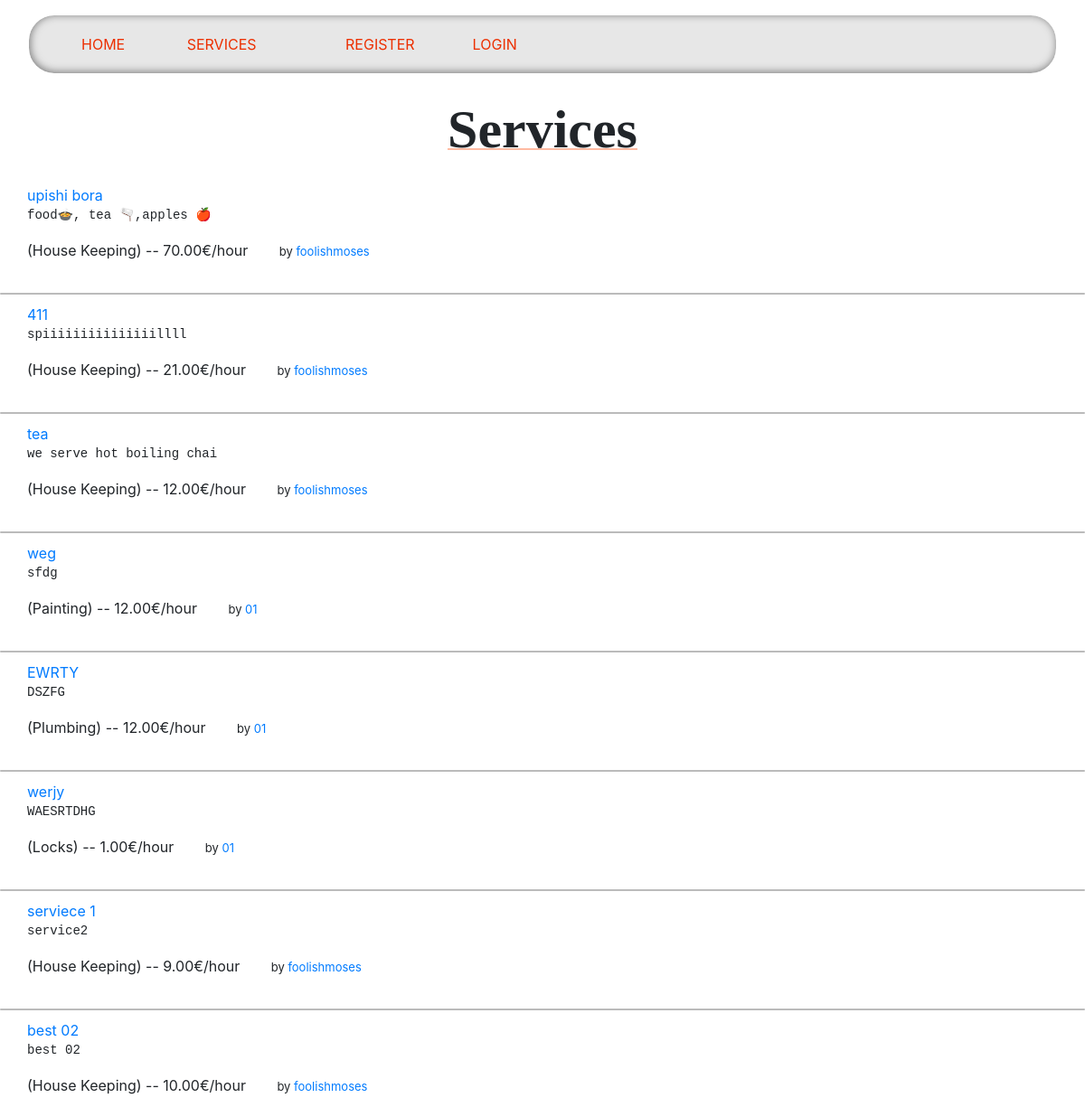
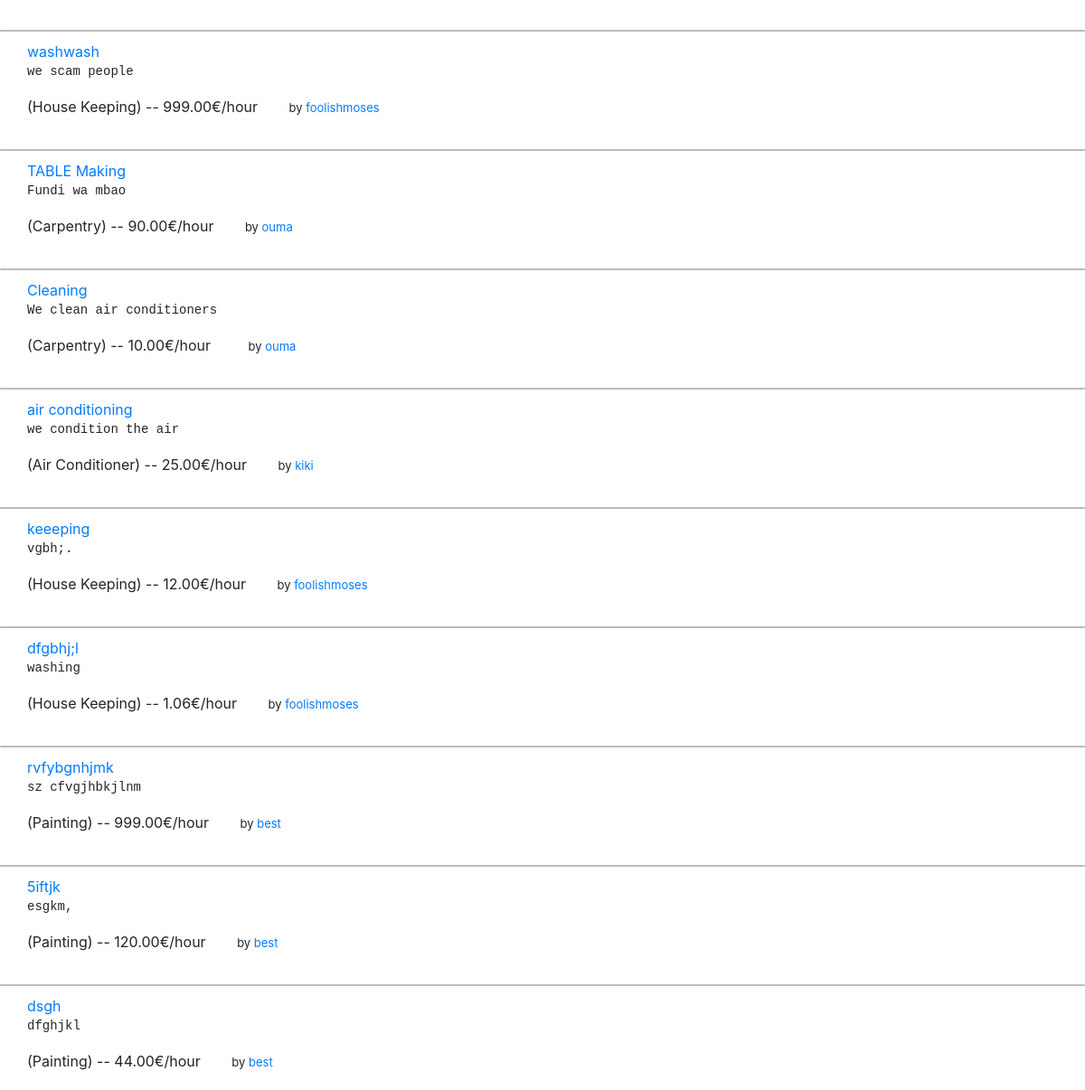
Page /services/ on the committed database (2 pictures, top to bottom).
### services/models.py (models this page shows, shortened)
class Service(models.Model):
    company = models.ForeignKey(Company, on_delete=models.CASCADE)
    name = models.CharField(max_length=40)
    description = models.TextField()
    price_hour = models.DecimalField(decimal_places=2, max_digits=100)
    rating = models.IntegerField(validators=[MinValueValidator(
        0), MaxValueValidator(5)], default=0)
    choices = (
        ('Air Conditioner', 'Air Conditioner'),
        ('Carpentry', 'Carpentry'),
        ('Electricity', 'Electricity'),
        ('Gardening', 'Gardening'),
        ('Home Machines', 'Home Machines'),
        ('House Keeping', 'House Keeping'),
        ('Interior Design', 'Interior Design'),
        ('Locks', 'Locks'),
        ('Painting', 'Painting'),
        ('Plumbing', 'Plumbing'),
        ('Water Heaters', 'Water Heaters'),
    )
    field = models.CharField(max_length=30, blank=False,
                             null=False, choices=choices)
    date = models.DateTimeField(auto_now=True, null=False)

### users/models.py (models this page shows, shortened)
class Company(models.Model):
    user = models.OneToOneField(
        User, on_delete=models.CASCADE, primary_key=True)
    field = models.CharField(max_length=70, choices=(('Air Conditioner', 'Air Conditioner'),
                                                     ('All in One', 'All in One'),
                                                     ('Carpentry', 'Carpentry'),
                                                     ('Electricity',
                                                      'Electricity'),
                                                     ('Gardening', 'Gardening'),
                                                     ('Home Machines',
                                                      'Home Machines'),
                                                     ('House Keeping',
                                                      'House Keeping'),
                                                     ('Interior Design',
                                                      'Interior Design'),
                                                     ('Locks', 'Locks'),
                                                     ('Painting', 'Painting'),
                                                     ('Plumbing', 'Plumbing'),
                                                     ('Water Heaters', 'Water Heaters')), blank=False, null=False)
    rating = models.IntegerField(
        validators=[MaxValueValidator(5), MinValueValidator(0)], default=0)

class User(AbstractUser):
    is_company = models.BooleanField(default=False)
    is_customer = models.BooleanField(default=False)
    email = models.EmailField(unique=True)
    USERNAME_FIELD = 'email'
    REQUIRED_FIELDS = ['username']
    def __str__(self):
        return self.username

### services/views.py (the view)
# urls.py: path('', views.service_list, name='services_list'),
def service_list(request):
    services = Service.objects.all().order_by("-date")
    return render(request, 'services/list.html', {'services': services})

### services/templates/services/list.html (shortened to what this page needs)
{% extends 'main/base.html' %}
{% block content %}
    <p class="title">Services</p>
    <div class="services_list">
        {% if services %}
            {% for service in services.all %}
                <div style="display: ruby;">
                    <div class="service_list_info">
                        <li>
                            <a href="/services/{{ service.id }}">
                                {{ service.name }}
                                <pre>{{ service.description }}</pre>
                            </a> ({{ service.field }}) -- {{ service.price_hour }}€/hour
                        </li>
                    </div>
                    <p style="display: block; margin: 0; float: right; font-size: small; margin-right: 30px;">
                        by <a href="/company/{{ service.company.user }}">{{ service.company.user }}</a>
                    </p>
                </div>
                {% if forloop.counter != services.all|length %}
                    <div class="line"></div>
                {% endif %}
            {% endfor %}
        {% else %}
            <h2>Sorry, no services available yet.</h2>
        {% endif %}
    </div>
{% endblock %}

### static/css/style.css (style rules this page uses)
body { background: #292929; font-family: 'Lexend Exa', sans-serif; padding: 0; margin: 0; }
a { color: #ee5e4b; text-decoration: none; }
.title { text-align: center; font-family: 'Times New Roman', Times, serif; font-size: 60px; font-weight: bold; text-decoration: 2px underline; text-decoration-color: rgba(255, 68, 0, 0.37); }
.services_list { padding: 0; margin-bottom: 20px; }
pre { display: none; }
.service_list_info { padding: 0 30px; }
.service_list_info li { list-style-type: none; }
.line { width: 100%; margin: 0 auto; height: 2px; background-color: #00000044; border-radius: 20px; margin-bottom: 10px; margin-top: 35px; }

### rows in the picture
Service: name "upishi bora", description "food🍲, tea 🫗,apples 🍎", field "House Keeping", price_hour "70.00", company.user "foolishmoses"
Service: name "411", description "spiiiiiiiiiiiiiiillll", field "House Keeping", price_hour "21.00", company.user "foolishmoses"
Service: name "tea", description "we serve hot boiling chai", field "House Keeping", price_hour "12.00", company.user "foolishmoses"
Service: name "weg", description "sfdg", field "Painting", price_hour "12.00", company.user "01"
Service: name "EWRTY", description "DSZFG", field "Plumbing", price_hour "12.00", company.user "01"
Service: name "werjy", description "WAESRTDHG", field "Locks", price_hour "1.00", company.user "01"
Service: name "serviece 1", description "service2", field "House Keeping", price_hour "9.00", company.user "foolishmoses"
Service: name "best 02", description "best 02", field "House Keeping", price_hour "10.00", company.user "foolishmoses"
Service: name "washwash", description "we scam people", field "House Keeping", price_hour "999.00", company.user "foolishmoses"
Service: name "TABLE Making", description "Fundi wa mbao", field "Carpentry", price_hour "90.00", company.user "ouma"
Service: name "Cleaning", description "We clean air conditioners", field "Carpentry", price_hour "10.00", company.user "ouma"
Service: name "air conditioning", description "we condition the air", field "Air Conditioner", price_hour "25.00", company.user "kiki"
Service: name "keeeping", description "vgbh;.", field "House Keeping", price_hour "12.00", company.user "foolishmoses"
Service: name "dfgbhj;l", description "washing", field "House Keeping", price_hour "1.06", company.user "foolishmoses"
Service: name "rvfybgnhjmk", description "sz cfvgjhbkjlnm", field "Painting", price_hour "999.00", company.user "best"
Service: name "5iftjk", description "esgkm,", field "Painting", price_hour "120.00", company.user "best"
Service: name "dsgh", description "dfghjkl", field "Painting", price_hour "44.00", company.user "best"
